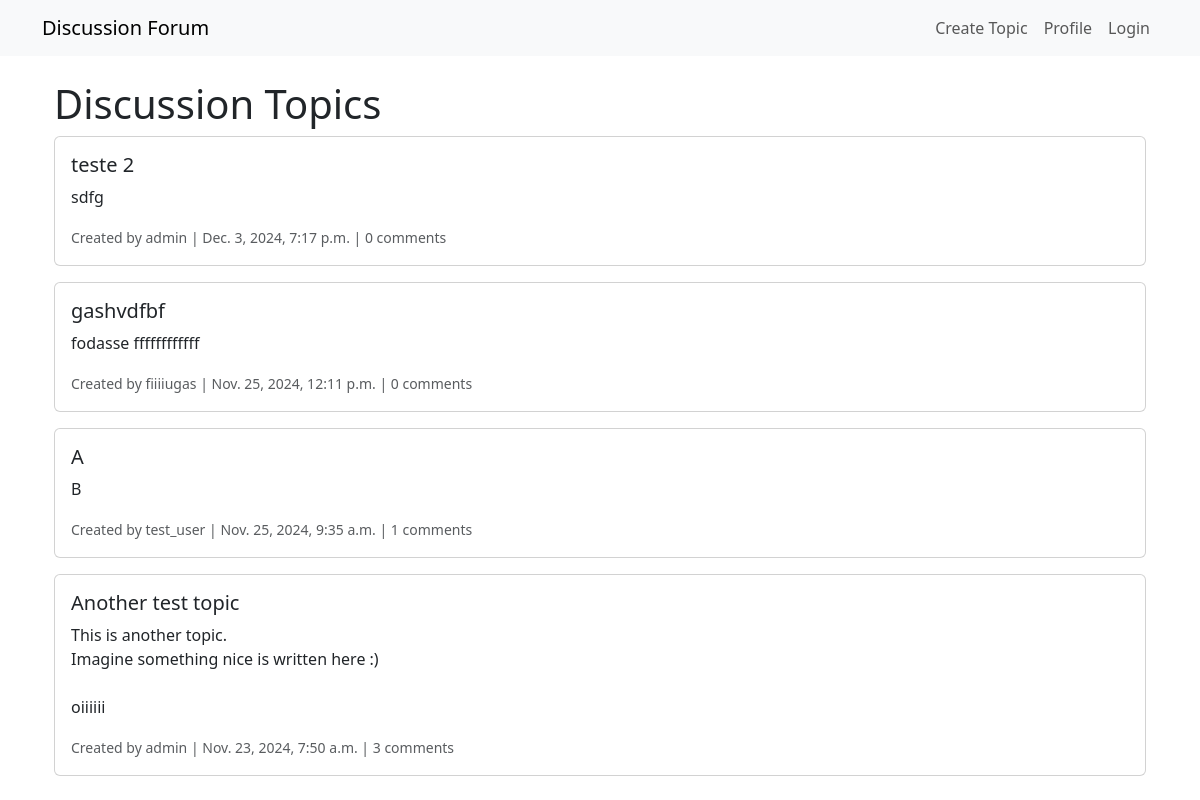
Page /topics/ on the committed database.
### topics/models.py (models this page shows, shortened)
class Topic(models.Model):
    title = models.CharField(max_length=200)
    description = models.TextField()
    created_at = models.DateTimeField(auto_now_add=True)
    author = models.ForeignKey(User, on_delete=models.CASCADE, related_name='topics')

### topics/views.py (the view)
# urls.py: path('', views.topic_list, name='topic_list'),
def topic_list(request):
    topics = Topic.objects.annotate(
        comment_count=Count('comments')
    ).order_by('-created_at')
    return render(request, 'topics/topic_list.html', {'topics': topics})

### topics/templates/topics/topic_list.html (shortened to what this page needs)
{% extends 'base.html' %}
{% block content %}
<div class="container">
    <h1>Discussion Topics</h1>
    {% for topic in topics %}
        <a href="{% url 'topic_detail' topic.id %}" class="text-decoration-none">
            <div class="card mb-3 hover-shadow" style="transition: box-shadow 0.3s ease;">
                <div class="card-body">
                    <h5 class="card-title text-dark">{{ topic.title }}</h5>
                    <p class="text-dark" style="white-space: pre-wrap;">{{ topic.description }}</p>
                    <p class="card-text">
                        <small class="text-muted">
                            Created by {{ topic.author.username }} | {{ topic.created_at }} | {{ topic.comment_count }} comments
                        </small>
                    </p>
                </div>
            </div>
        </a>
    {% empty %}
        <p>No discussion topics available...</p>
    {% endfor %}
</div>
{% endblock %}

### rows in the picture
Topic: title "teste 2", description "sdfg", author.username "admin", created_at "Dec. 3, 2024, 7:17 p.m.", comment_count "0"
Topic: title "gashvdfbf", description "fodasse ffffffffffff", author.username "fiiiiugas", created_at "Nov. 25, 2024, 12:11 p.m.", comment_count "0"
Topic: title "A", description "B", author.username "test_user", created_at "Nov. 25, 2024, 9:35 a.m.", comment_count "1"
Topic: title "Another test topic", description "This is another topic. Imagine something nice is written here :) oiiiiii", author.username "admin", created_at "Nov. 23, 2024, 7:50 a.m.", comment_count "3"
